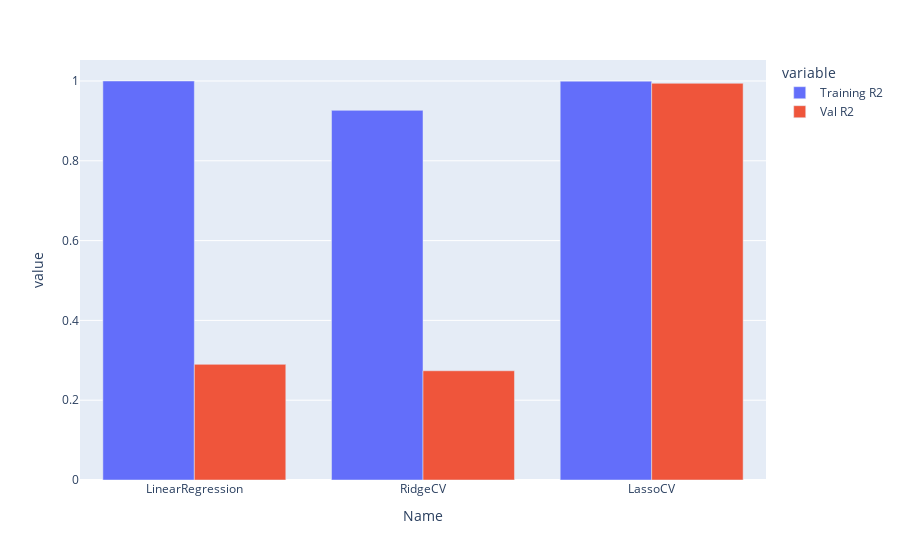
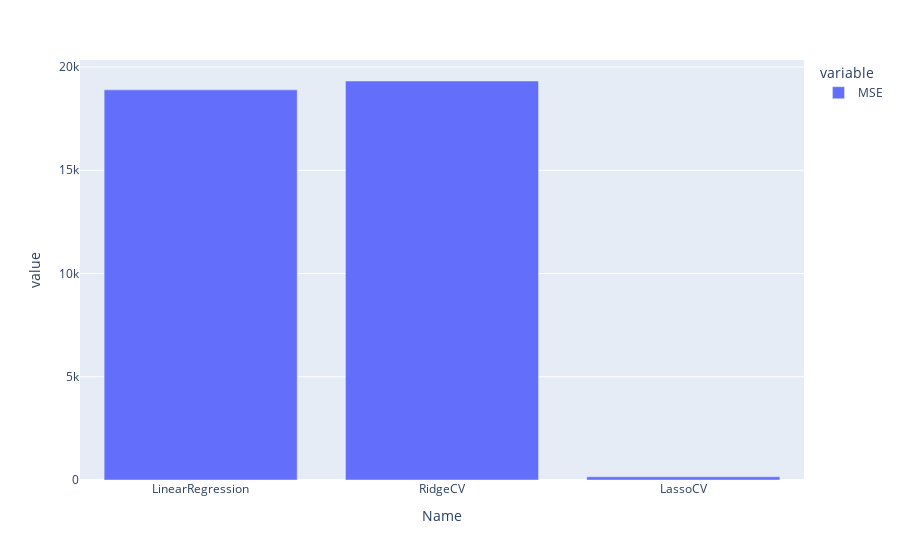

The notebook cell saved with these charts, in order:
### Code cell
df=df_unpivot[df_unpivot.Set=='100 Samples, 120 Features']
df=df[df['variable'] != 'MSE']
display(df)
import plotly.graph_objects as go
fig = px.bar(df, x="Name", y='value',
             color='variable', barmode='group',
)
fig.show()
df=df_unpivot[df_unpivot.Set=='100 Samples, 120 Features']
df=df[df['variable'] == 'MSE']
display(df)
import plotly.graph_objects as go
fig = px.bar(df, x="Name", y='value',
             color='variable', barmode='group',
)
fig.show()

### Figure 1 — Plotly figure (JSON) as saved in the notebook; plotly's stock layout.template omitted (floating-point values rounded to 4 significant figures)
{"data": [{"alignmentgroup": "True", "hovertemplate": "variable=Training R2<br>Name=%{x}<br>value=%{y}<extra></extra>", "legendgroup": "Training R2", "marker": {"color": "#636efa", "pattern": {"shape": ""}}, "name": "Training R2", "offsetgroup": "Training R2", "orientation": "v", "showlegend": true, "textposition": "auto", "type": "bar", "x": ["LinearRegression", "RidgeCV", "LassoCV"], "xaxis": "x", "y": [1, 0.9264, 0.9996], "yaxis": "y"}, {"alignmentgroup": "True", "hovertemplate": "variable=Val R2<br>Name=%{x}<br>value=%{y}<extra></extra>", "legendgroup": "Val R2", "marker": {"color": "#EF553B", "pattern": {"shape": ""}}, "name": "Val R2", "offsetgroup": "Val R2", "orientation": "v", "showlegend": true, "textposition": "auto", "type": "bar", "x": ["LinearRegression", "RidgeCV", "LassoCV"], "xaxis": "x", "y": [0.2898, 0.2737, 0.9942], "yaxis": "y"}], "layout": {"barmode": "group", "legend": {"title": {"text": "variable"}, "tracegroupgap": 0}, "margin": {"t": 60}, "xaxis": {"anchor": "y", "domain": [0, 1], "title": {"text": "Name"}}, "yaxis": {"anchor": "x", "domain": [0, 1], "title": {"text": "value"}}}}

### Figure 2 — Plotly figure (JSON) as saved in the notebook; plotly's stock layout.template omitted (floating-point values rounded to 4 significant figures)
{"data": [{"alignmentgroup": "True", "hovertemplate": "variable=MSE<br>Name=%{x}<br>value=%{y}<extra></extra>", "legendgroup": "MSE", "marker": {"color": "#636efa", "pattern": {"shape": ""}}, "name": "MSE", "offsetgroup": "MSE", "orientation": "v", "showlegend": true, "textposition": "auto", "type": "bar", "x": ["LinearRegression", "RidgeCV", "LassoCV"], "xaxis": "x", "y": [18890.0, 19320.0, 154.5], "yaxis": "y"}], "layout": {"barmode": "group", "legend": {"title": {"text": "variable"}, "tracegroupgap": 0}, "margin": {"t": 60}, "xaxis": {"anchor": "y", "domain": [0, 1], "title": {"text": "Name"}}, "yaxis": {"anchor": "x", "domain": [0, 1], "title": {"text": "value"}}}}
